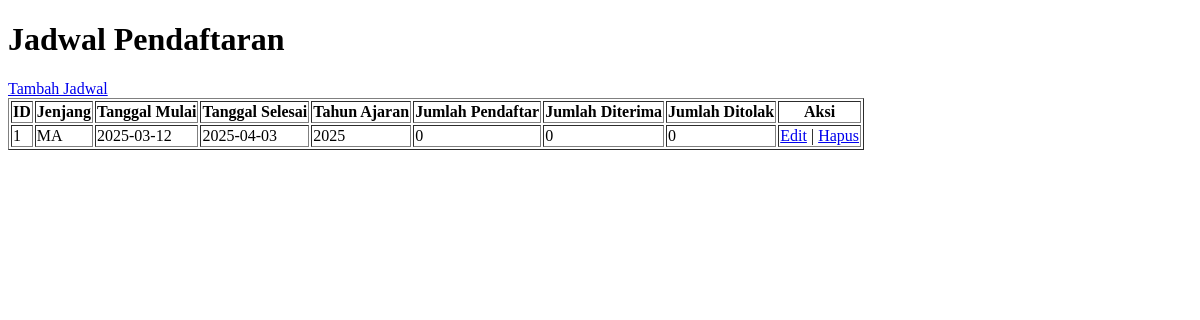
/admin/jadwal/jadwal.php, run on an earlier commit of the app's database.
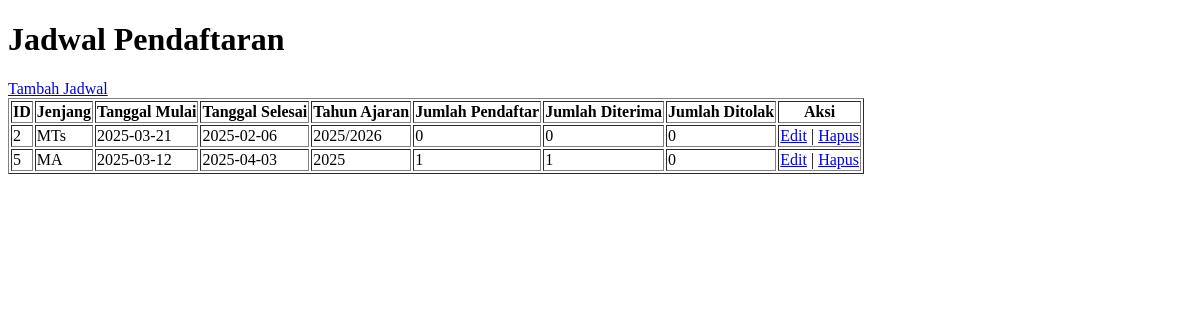
And on a later commit of the database.
### tables this page shows
CREATE TABLE `jadwal_pendaftaran` (
  `jadwal_pendaftaran_id` int(11) NOT NULL,
  `jenjang` enum('MI','MTs','MA') NOT NULL,
  `tanggal_mulai` date NOT NULL,
  `tanggal_selesai` date NOT NULL,
  `tahun_ajaran` varchar(9) NOT NULL,
  `jumlah_pendaftar` int(11) DEFAULT '0',
  `jumlah_diterima` int(11) DEFAULT '0',
  `jumlah_ditolak` int(11) DEFAULT '0'
);

### admin/jadwal/jadwal.php (the view, shortened to what this page needs)
<!DOCTYPE html>
<html>
<head>
</head>
<body>
    <h1>Jadwal Pendaftaran</h1>
    <a href="tambah.php">Tambah Jadwal</a>
    <table border="1">
        <tr>
            <th>ID</th>
            <th>Jenjang</th>
            <th>Tanggal Mulai</th>
            <th>Tanggal Selesai</th>
            <th>Tahun Ajaran</th>
            <th>Jumlah Pendaftar</th>
            <th>Jumlah Diterima</th>
            <th>Jumlah Ditolak</th>
            <th>Aksi</th>
        </tr>
        <?php
        include '../../config/config.php';
        $sql = "SELECT * FROM jadwal_pendaftaran";
        $result = $conn->query($sql);
        if ($result->num_rows > 0) {
            while ($row = $result->fetch_assoc()) {
                echo "<tr>";
                echo "<td>" . $row['jadwal_pendaftaran_id'] . "</td>";
                echo "<td>" . $row['jenjang'] . "</td>";
                echo "<td>" . $row['tanggal_mulai'] . "</td>";
                echo "<td>" . $row['tanggal_selesai'] . "</td>";
                echo "<td>" . $row['tahun_ajaran'] . "</td>";
                echo "<td>" . $row['jumlah_pendaftar'] . "</td>";
                echo "<td>" . $row['jumlah_diterima'] . "</td>";
                echo "<td>" . $row['jumlah_ditolak'] . "</td>";
                echo "<td><a href='edit.php?id=" . $row['jadwal_pendaftaran_id'] . "'>Edit</a> | <a href='hapus.php?id=" . $row['jadwal_pendaftaran_id'] . "'>Hapus</a></td>";
                echo "</tr>";
            }
        } else {
            echo "<tr><td colspan='9'>Tidak ada data</td></tr>";
        }
        ?>
    </table>
</body>
</html>

What changed in the data, as far as the page shows it:
removed jadwal_pendaftaran: jadwal_pendaftaran_id "1", jenjang "MA", tanggal_mulai "2025-03-12", tanggal_selesai "2025-04-03", tahun_ajaran "2025", jumlah_pendaftar "0", jumlah_diterima "0", jumlah_ditolak "0"
added jadwal_pendaftaran: jadwal_pendaftaran_id "2", jenjang "MTs", tanggal_mulai "2025-03-21", tanggal_selesai "2025-02-06", tahun_ajaran "2025/2026", jumlah_pendaftar "0", jumlah_diterima "0", jumlah_ditolak "0"
added jadwal_pendaftaran: jadwal_pendaftaran_id "5", jenjang "MA", tanggal_mulai "2025-03-12", tanggal_selesai "2025-04-03", tahun_ajaran "2025", jumlah_pendaftar "1", jumlah_diterima "1", jumlah_ditolak "0"
